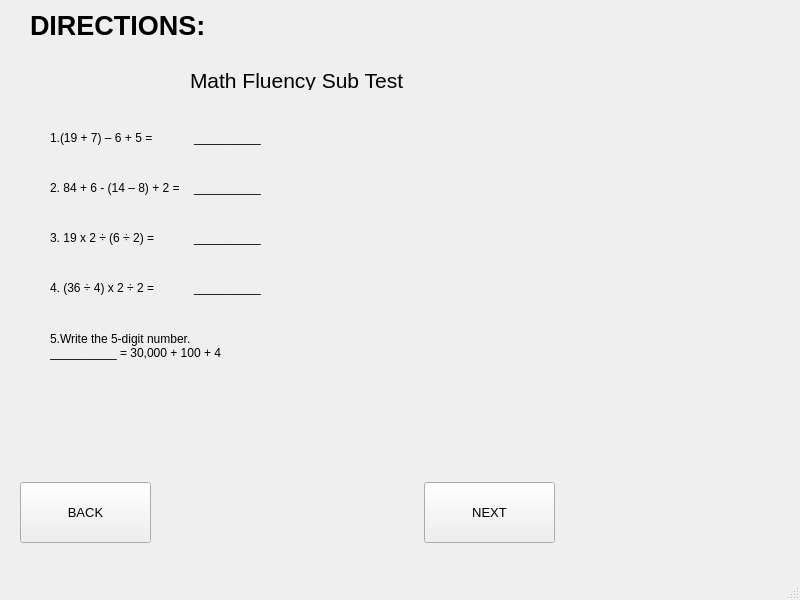
<?xml version="1.0" encoding="UTF-8"?>
<ui version="4.0">
 <class>MainWindow</class>
 <widget class="QMainWindow" name="MainWindow">
  <property name="geometry">
   <rect>
    <x>0</x>
    <y>0</y>
    <width>800</width>
    <height>600</height>
   </rect>
  </property>
  <property name="windowTitle">
   <string>MainWindow</string>
  </property>
  <widget class="QWidget" name="centralwidget">
   <widget class="QLabel" name="label">
    <property name="geometry">
     <rect>
      <x>30</x>
      <y>10</y>
      <width>211</width>
      <height>31</height>
     </rect>
    </property>
    <property name="font">
     <font>
      <pointsize>20</pointsize>
      <weight>75</weight>
      <bold>true</bold>
     </font>
    </property>
    <property name="text">
     <string>DIRECTIONS:</string>
    </property>
   </widget>
   <widget class="QLabel" name="label_2">
    <property name="geometry">
     <rect>
      <x>190</x>
      <y>70</y>
      <width>231</width>
      <height>20</height>
     </rect>
    </property>
    <property name="font">
     <font>
      <pointsize>16</pointsize>
     </font>
    </property>
    <property name="text">
     <string>Math Fluency Sub Test</string>
    </property>
   </widget>
   <widget class="QPushButton" name="pushButton">
    <property name="geometry">
     <rect>
      <x>20</x>
      <y>482</y>
      <width>131</width>
      <height>61</height>
     </rect>
    </property>
    <property name="font">
     <font>
      <pointsize>10</pointsize>
     </font>
    </property>
    <property name="text">
     <string>BACK</string>
    </property>
   </widget>
   <widget class="QPushButton" name="pushButton_2">
    <property name="geometry">
     <rect>
      <x>424</x>
      <y>482</y>
      <width>131</width>
      <height>61</height>
     </rect>
    </property>
    <property name="font">
     <font>
      <pointsize>10</pointsize>
     </font>
    </property>
    <property name="text">
     <string>NEXT</string>
    </property>
   </widget>
   <widget class="QLabel" name="label_3">
    <property name="geometry">
     <rect>
      <x>50</x>
      <y>130</y>
      <width>271</width>
      <height>16</height>
     </rect>
    </property>
    <property name="text">
     <string>1.(19 + 7) – 6 + 5 = 	__________</string>
    </property>
   </widget>
   <widget class="QLabel" name="label_4">
    <property name="geometry">
     <rect>
      <x>50</x>
      <y>180</y>
      <width>211</width>
      <height>16</height>
     </rect>
    </property>
    <property name="text">
     <string>2. 84 + 6 - (14 – 8) + 2 = 	__________</string>
    </property>
   </widget>
   <widget class="QLabel" name="label_5">
    <property name="geometry">
     <rect>
      <x>50</x>
      <y>230</y>
      <width>221</width>
      <height>16</height>
     </rect>
    </property>
    <property name="text">
     <string>3. 19 x 2 ÷ (6 ÷ 2) = 	__________</string>
    </property>
   </widget>
   <widget class="QLabel" name="label_6">
    <property name="geometry">
     <rect>
      <x>50</x>
      <y>280</y>
      <width>221</width>
      <height>16</height>
     </rect>
    </property>
    <property name="text">
     <string>4. (36 ÷ 4) x 2 ÷ 2 = 	__________</string>
    </property>
   </widget>
   <widget class="QLabel" name="label_7">
    <property name="geometry">
     <rect>
      <x>50</x>
      <y>330</y>
      <width>241</width>
      <height>31</height>
     </rect>
    </property>
    <property name="text">
     <string>5.Write the 5-digit number.
__________ = 30,000 + 100 + 4</string>
    </property>
   </widget>
  </widget>
  <widget class="QMenuBar" name="menubar">
   <property name="geometry">
    <rect>
     <x>0</x>
     <y>0</y>
     <width>800</width>
     <height>21</height>
    </rect>
   </property>
  </widget>
  <widget class="QStatusBar" name="statusbar"/>
 </widget>
 <resources/>
 <connections/>
</ui>
